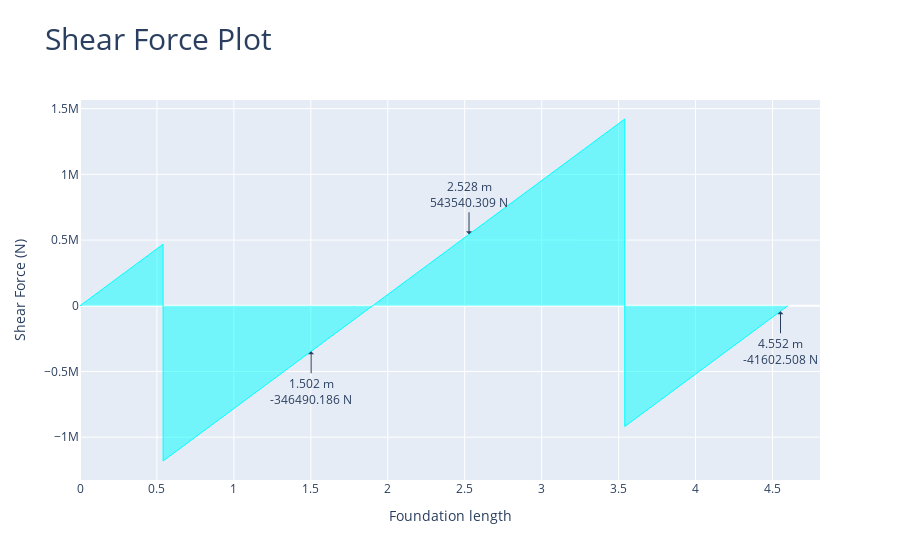

This figure's notebook cell:
### Markdown cell above
#### Show the shear force diagram in x direction showing the design shear forces

### Code cell
comb_footing_design.plot_shear_force_X()

### Figure 1 — Plotly figure (JSON) as saved in the notebook; plotly's stock layout.template omitted (floating-point values rounded to 4 significant figures; data arrays with more than 128 entries replaced by an {"elided": "..."} marker saying what was removed)
{"data": [{"fill": "tozeroy", "hovertemplate": "x: %{x:.3f} %{meta[0]}<br>f(x): %{y:.3f} %{meta[1]}", "line": {"color": "aqua", "width": 1}, "meta": ["m", "N"], "mode": "lines", "name": "Shear Force", "type": "scatter", "x": {"elided": "206 float values"}, "y": {"elided": "206 float values"}}], "layout": {"annotations": [{"arrowhead": 1, "ax": 0, "ay": 40, "showarrow": true, "text": "1.502 m<br>-346490.186 N", "x": 1.502, "xref": "x", "y": -346500.0, "yref": "y"}, {"arrowhead": 1, "ax": 0, "ay": -40, "showarrow": true, "text": "2.528 m<br>543540.309 N", "x": 2.528, "xref": "x", "y": 543500.0, "yref": "y"}, {"arrowhead": 1, "ax": 0, "ay": 40, "showarrow": true, "text": "4.552 m<br>-41602.508 N", "x": 4.552, "xref": "x", "y": -41600.0, "yref": "y"}], "title": {"font": {"size": 30}, "text": "Shear Force Plot"}, "xaxis": {"title": {"text": "Foundation length"}}, "yaxis": {"title": {"text": "Shear Force (N)"}}}}
